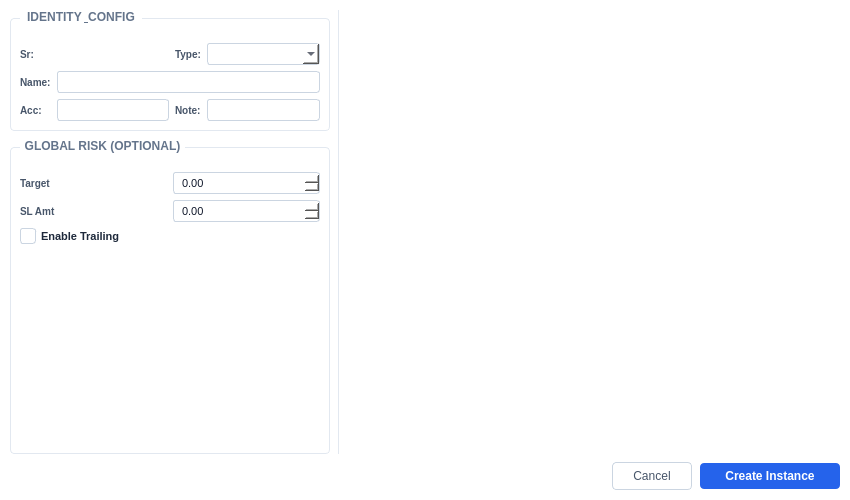
<?xml version="1.0" encoding="UTF-8"?>
<ui version="4.0">
 <class>CreateStrategyDialog</class>
 <widget class="QDialog" name="CreateStrategyDialog">
  <property name="geometry">
   <rect>
    <x>0</x>
    <y>0</y>
    <width>850</width>
    <height>500</height>
   </rect>
  </property>
  <property name="windowTitle">
   <string>Strategy Configuration</string>
  </property>
  <property name="styleSheet">
   <string notr="true">
    QDialog { background-color: #ffffff; font-family: 'Segoe UI', Arial; }
    
    QGroupBox { 
        font-weight: bold; border: 1px solid #e2e8f0; 
        border-radius: 4px; margin-top: 8px; padding-top: 15px; 
        background-color: #ffffff;
    }
    QGroupBox::title { subcontrol-origin: margin; left: 10px; padding: 0 3px; color: #64748b; background-color: #ffffff; }

    QLabel { color: #475569; font-size: 10px; font-weight: 600; text-transform: uppercase; background: transparent; }
    
    QLineEdit, QComboBox, QSpinBox, QDoubleSpinBox, QTextEdit {
        border: 1px solid #cbd5e1; border-radius: 3px; padding: 2px 6px;
        background-color: white; color: #0f172a; font-size: 11px;
    }
    QLineEdit:focus, QComboBox:focus, QSpinBox:focus { border: 1px solid #3b82f6; background-color: #f0f9ff; }
    
    QPushButton#okButton { 
        background-color: #2563eb; color: white; border-radius: 4px; 
        font-weight: bold; padding: 6px 20px; min-width: 100px;
    }
    QPushButton#okButton:hover { background-color: #1d4ed8; }
    
    QPushButton#cancelButton { 
        background-color: #ffffff; color: #475569; border: 1px solid #cbd5e1;
        border-radius: 4px; padding: 6px 20px;
    }
    QPushButton#cancelButton:hover { background-color: #f1f5f9; }

    QScrollArea { background-color: #ffffff; border: none; border-left: 1px solid #e2e8f0; }
    QWidget#scrollAreaWidgetContents { background-color: #ffffff; }
    QFrame#sParamFrame { background-color: #ffffff; }

    QCheckBox { color: #1e293b; font-size: 11px; font-weight: 600; background: transparent; spacing: 5px; }
    QCheckBox::indicator { width: 14px; height: 14px; border: 1px solid #cbd5e1; border-radius: 3px; background: white; }
    QCheckBox::indicator:checked { background-color: #2563eb; border-color: #2563eb; image: url(:/icons/check.png); }

    QScrollBar:vertical {
        border: none; background: #f8fafc; width: 6px; margin: 0px 0px 0px 0px; border-radius: 3px;
    }
    QScrollBar::handle:vertical {
        background: #e2e8f0; min-height: 20px; border-radius: 3px;
    }
    QScrollBar::handle:vertical:hover { background: #cbd5e1; }
    QScrollBar::add-line:vertical, QScrollBar::sub-line:vertical { height: 0px; }
    QScrollBar::add-page:vertical, QScrollBar::sub-page:vertical { background: none; }
   </string>
  </property>
  <layout class="QGridLayout" name="gridLayout">
   <property name="margin">
    <number>10</number>
   </property>
   <property name="spacing">
    <number>8</number>
   </property>
   <item row="0" column="1" rowspan="2">
    <widget class="QScrollArea" name="scrollArea">
     <property name="widgetResizable">
      <bool>true</bool>
     </property>
     <property name="frameShape">
      <enum>QFrame::NoFrame</enum>
     </property>
     <widget class="QWidget" name="scrollAreaWidgetContents">
      <layout class="QVBoxLayout" name="scrollLayout">
       <property name="margin">
        <number>0</number>
       </property>
       <item>
        <widget class="QFrame" name="sParamFrame">
         <property name="sizePolicy">
          <sizepolicy hsizetype="Expanding" vsizetype="Preferred">
           <horstretch>0</horstretch>
           <verstretch>0</verstretch>
          </sizepolicy>
         </property>
         <property name="frameShape">
          <enum>QFrame::NoFrame</enum>
         </property>
        </widget>
       </item>
       <item>
        <spacer name="verticalSpacer_2">
         <property name="orientation">
          <enum>Qt::Vertical</enum>
         </property>
         <property name="sizeHint" stdset="0">
          <size>
           <width>20</width>
           <height>40</height>
          </size>
         </property>
        </spacer>
       </item>
      </layout>
     </widget>
    </widget>
   </item>
   <item row="2" column="0" colspan="2">
    <layout class="QHBoxLayout" name="footerLayout">
     <item>
      <widget class="QLabel" name="m_validationLabel">
       <property name="styleSheet">
        <string>color: #e11d48; font-size: 11px; text-transform: none;</string>
       </property>
      </widget>
     </item>
     <item>
      <spacer name="spacer">
       <property name="orientation">
        <enum>Qt::Horizontal</enum>
       </property>
       <property name="sizeHint" stdset="0">
        <size>
         <width>0</width>
         <height>0</height>
        </size>
       </property>
      </spacer>
     </item>
     <item>
      <widget class="QPushButton" name="cancelButton">
       <property name="text">
        <string>Cancel</string>
       </property>
      </widget>
     </item>
     <item>
      <widget class="QPushButton" name="okButton">
       <property name="text">
        <string>Create Instance</string>
       </property>
      </widget>
     </item>
    </layout>
   </item>
   <item row="0" column="0">
    <widget class="QGroupBox" name="identityGroup">
     <property name="maximumSize">
      <size>
       <width>320</width>
       <height>16777215</height>
      </size>
     </property>
     <property name="title">
      <string>IDENTITY &amp; CONFIG</string>
     </property>
     <layout class="QGridLayout" name="identityGrid">
      <property name="verticalSpacing">
       <number>6</number>
      </property>
      <item row="0" column="0">
       <widget class="QLabel" name="label">
        <property name="text">
         <string>Sr:</string>
        </property>
       </widget>
      </item>
      <item row="0" column="1">
       <widget class="QLabel" name="m_srNoLabel">
        <property name="styleSheet">
         <string>color: #2563eb; font-weight: 800; font-size: 12px;</string>
        </property>
       </widget>
      </item>
      <item row="0" column="2">
       <widget class="QLabel" name="label_type">
        <property name="text">
         <string>Type:</string>
        </property>
       </widget>
      </item>
      <item row="0" column="3">
       <widget class="QComboBox" name="m_typeCombo"/>
      </item>
      <item row="1" column="0">
       <widget class="QLabel" name="label_name">
        <property name="text">
         <string>Name:</string>
        </property>
       </widget>
      </item>
      <item row="1" column="1" colspan="3">
       <widget class="QLineEdit" name="m_nameEdit"/>
      </item>
      <item row="2" column="0">
       <widget class="QLabel" name="label_acc">
        <property name="text">
         <string>Acc:</string>
        </property>
       </widget>
      </item>
      <item row="2" column="1">
       <widget class="QLineEdit" name="m_accountEdit"/>
      </item>
      <item row="2" column="2">
       <widget class="QLabel" name="label_note">
        <property name="text">
         <string>Note:</string>
        </property>
       </widget>
      </item>
      <item row="2" column="3">
       <widget class="QLineEdit" name="m_descriptionEdit"/>
      </item>
     </layout>
    </widget>
   </item>
   <item row="1" column="0">
    <widget class="QGroupBox" name="riskGroup">
     <property name="title">
      <string>GLOBAL RISK (OPTIONAL)</string>
     </property>
     <property name="maximumSize">
      <size>
       <width>320</width>
       <height>16777215</height>
      </size>
     </property>
     <layout class="QGridLayout" name="riskGridLayout">
      <item row="0" column="0">
       <widget class="QLabel" name="label_target">
        <property name="text">
         <string>Target</string>
        </property>
       </widget>
      </item>
      <item row="0" column="1">
       <widget class="QDoubleSpinBox" name="m_targetSpin">
        <property name="maximum">
         <double>9999999.98999999910593</double>
        </property>
       </widget>
      </item>
      <item row="1" column="0">
       <widget class="QLabel" name="label_sl">
        <property name="text">
         <string>SL Amt</string>
        </property>
       </widget>
      </item>
      <item row="1" column="1">
       <widget class="QDoubleSpinBox" name="m_stopLossSpin">
        <property name="minimum">
         <double>-9999999.98999999910593</double>
        </property>
        <property name="maximum">
         <double>9999999.98999999910593</double>
        </property>
       </widget>
      </item>
      <item row="2" column="0" colspan="2">
       <widget class="QCheckBox" name="m_isTrailingCheck">
        <property name="text">
         <string>Enable Trailing</string>
        </property>
       </widget>
      </item>
      <item row="3" column="0">
       <spacer name="verticalSpacer">
        <property name="orientation">
         <enum>Qt::Vertical</enum>
        </property>
        <property name="sizeHint" stdset="0">
         <size>
          <width>20</width>
          <height>40</height>
         </size>
        </property>
       </spacer>
      </item>
     </layout>
    </widget>
   </item>
  </layout>
 </widget>
 <resources/>
 <connections/>
</ui>
